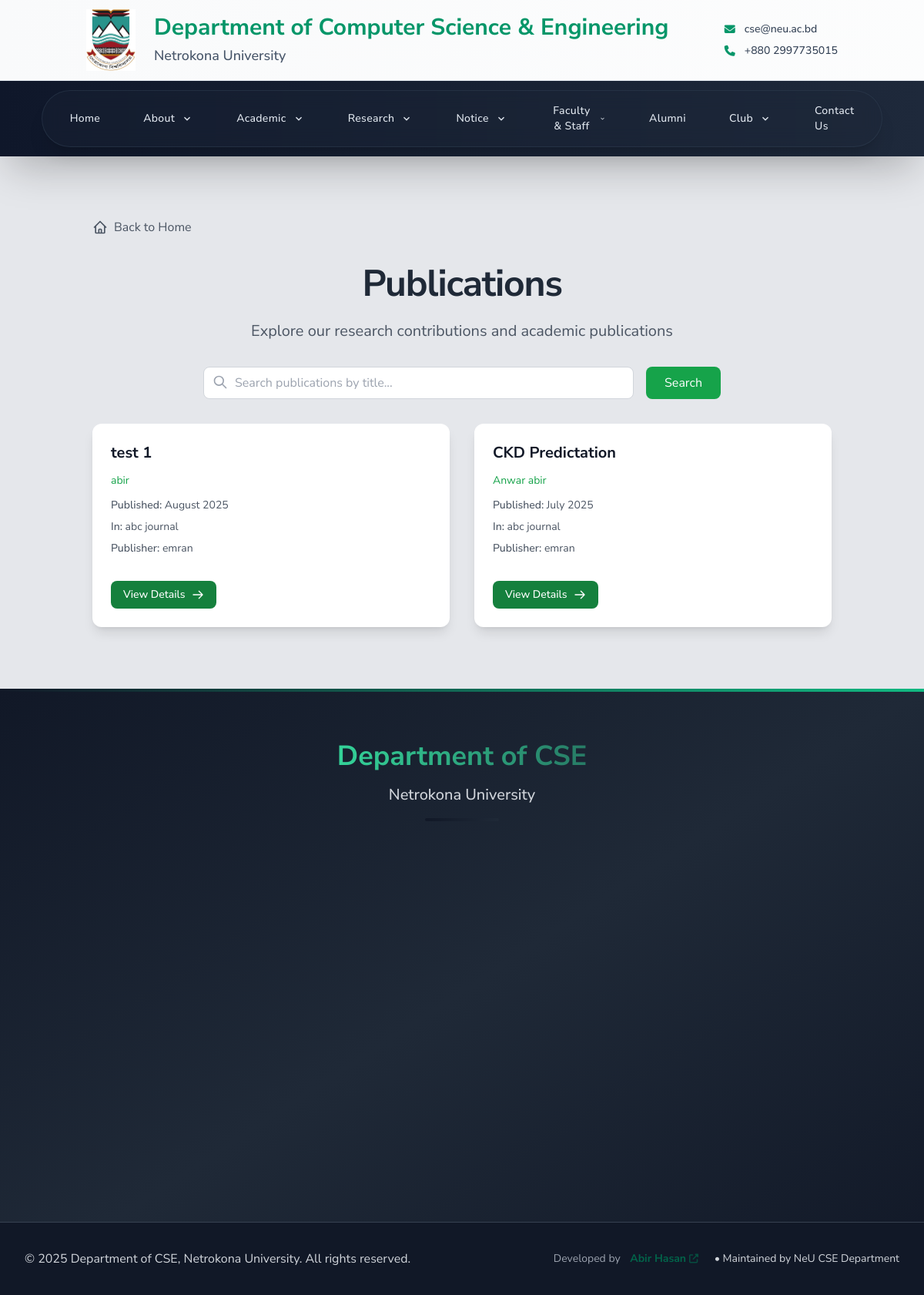
Page /publications/all/ on the committed database.
### cse_app/models.py (models this page shows, shortened)
class Publication(models.Model):
    PUBLICATION_TYPES = (
        ('journal', 'Journal Article'),
        ('conference', 'Conference Paper'),
        ('book', 'Book'),
        ('chapter', 'Book Chapter'),
    )
    title = models.CharField(max_length=300)
    authors = models.CharField(max_length=500)
    publication_type = models.CharField(max_length=20, choices=PUBLICATION_TYPES)
    journal_or_conference_name = models.CharField(max_length=200, blank=True)
    publisher = models.CharField(max_length=200, blank=True)
    publication_date = models.DateField()
    doi = models.CharField(max_length=100, blank=True)
    link = models.URLField(blank=True)
    abstract = models.TextField(blank=True)
    class Meta:
        ordering = ['-publication_date']

### cse_app/views.py (the view)
# urls.py: path('publications/all/', views.all_publications, name='all_publications'),
def all_publications(request):
    publications = Publication.objects.all()
    search_query = request.GET.get('search')
    if search_query:
        publications = publications.filter(title__icontains=search_query)
    sort_by = request.GET.get('sort', 'date')  # Default sort by date
    if sort_by == 'date':
        publications = publications.order_by('-publication_date')
    elif sort_by == 'title':
        publications = publications.order_by('title')
    paginator = Paginator(publications, 8)  # Show 8 publications per page
    page = request.GET.get('page')
    try:
        publications = paginator.page(page)
    except PageNotAnInteger:
        publications = paginator.page(1)
    except EmptyPage:
        publications = paginator.page(paginator.num_pages)
    return render(request, 'cse/all_publications.html', {'publications': publications})

### cse_app/context_processors.py (called while the page is built)
def scrolling_notice(request):
    notice = ScrollingNotice.objects.filter(is_active=True).first()
    return {'scrolling_notice': notice.text if notice else ''}

### templates/cse/all_publications.html (shortened to what this page needs)
{% extends 'base.html' %}
{% block content %}
<div class="container mx-auto px-4 py-12">
    <div class="mb-8">
      <a href="{% url 'home' %}" class="inline-flex items-center text-gray-600 hover:text-green-600 transition-colors duration-200">
        Back to Home
      </a>
    </div>
    <div class="text-center mb-8">
        <h1 class="text-5xl font-bold mb-6 text-gray-800 tracking-tight">Publications</h1>
        <p class="text-xl text-gray-600 max-w-3xl mx-auto">Explore our research contributions and academic publications</p>
    </div>
    <div class="max-w-2xl mx-auto mb-8">
        <form method="get" class="flex gap-4">
            <div class="flex-1 relative">
                <input type="text"
                       name="search"
                       value="{{ request.GET.search }}"
                       placeholder="Search publications by title..."
                       class="w-full pl-10 pr-4 py-2 border border-gray-300 rounded-lg focus:ring-2 focus:ring-green-200 focus:border-green-400 transition-colors">
                <svg class="w-5 h-5 text-gray-400 absolute left-3 top-2.5" fill="none" stroke="currentColor" viewBox="0 0 24 24">
                    <path stroke-linecap="round" stroke-linejoin="round" stroke-width="2" d="M21 21l-6-6m2-5a7 7 0 11-14 0 7 7 0 0114 0z"></path>
                </svg>
            </div>
            <button type="submit" class="px-6 py-2 bg-green-600 text-white rounded-lg hover:bg-green-700 transition-colors">
                Search
            </button>
        </form>
    </div>
    <div class="max-w-7xl mx-auto">
        <div class="grid grid-cols-1 md:grid-cols-2 gap-8">
            {% for publication in publications %}
            <div class="bg-white rounded-xl shadow-lg overflow-hidden transition-all duration-300 hover:shadow-xl p-6 flex flex-col h-full">
                <h3 class="text-xl font-bold text-gray-900 mb-3 line-clamp-2 hover:line-clamp-none">{{ publication.title }}</h3>
                <p class="text-green-600 text-sm mb-3 line-clamp-1 hover:line-clamp-none">{{ publication.authors }}</p>
                <div class="text-sm text-gray-600 space-y-2 mb-4 flex-grow">
                    <p><span class="font-medium">Published:</span> {{ publication.publication_date|date:"F Y" }}</p>
                    {% if publication.journal_or_conference_name %}
                    <p><span class="font-medium">In:</span> {{ publication.journal_or_conference_name|truncatechars:80 }}</p>
                    {% endif %}
                    {% if publication.publisher %}
                    <p><span class="font-medium">Publisher:</span> {{ publication.publisher|truncatechars:50 }}</p>
                    {% endif %}
                </div>
                <div class="mt-auto pt-4">
                    <a href="{% url 'publication_detail' publication.pk %}"
                       class="inline-flex items-center px-4 py-2 text-sm font-medium text-white bg-green-700 rounded-lg hover:bg-green-800 transition-all duration-300">
                        View Details
                        <svg class="w-4 h-4 ml-2" fill="none" stroke="currentColor" viewBox="0 0 24 24">
                            <path stroke-linecap="round" stroke-linejoin="round" stroke-width="2" d="M14 5l7 7m0 0l-7 7m7-7H3"></path>
                        </svg>
                    </a>
                </div>
            </div>
            {% empty %}
            <div class="col-span-2 text-center py-12">
                <p class="text-gray-600 text-lg">No publications found.</p>
            </div>
            {% endfor %}
        </div>
    </div>
</div>
{% endblock %}

### templates/base.html (style rules this page uses)
* { font-family: 'Nunito Sans', -apple-system, BlinkMacSystemFont, 'Segoe UI', Roboto, Oxygen, Ubuntu, Cantarell, sans-serif; }
.font-bold { font-weight: 700; }
:root { --custom-green: #02644A; --custom-green-hover: #00916a; }
html { scroll-behavior: smooth; }
.line-clamp-2 { overflow: hidden; display: -webkit-box; -webkit-box-orient: vertical; -webkit-line-clamp: 2; }

### templates/cse/all_publications.html (style rules this page uses)
.line-clamp-1 { display: -webkit-box; -webkit-line-clamp: 1; -webkit-box-orient: vertical; overflow: hidden; }
.line-clamp-2 { display: -webkit-box; -webkit-line-clamp: 2; -webkit-box-orient: vertical; overflow: hidden; }

### rows in the picture
Publication: title "test 1", authors "abir", publication_date "August 2025", journal_or_conference_name "abc journal", publisher "emran"
Publication: title "CKD Predictation", authors "Anwar abir", publication_date "July 2025", journal_or_conference_name "abc journal", publisher "emran"
